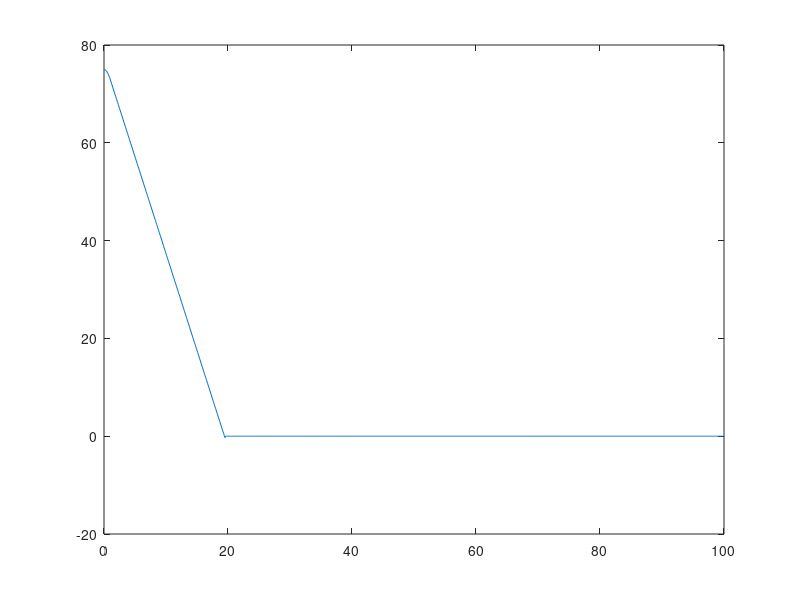

The MATLAB source for this figure: (Note: this script raises an error after producing the figure.)
v_data = zeros(1000,1);
v = 75;
v_data(1) = v;

a_max = -1.1;

a0 = zeros(1000,1);
a0(1) = 0;

dt = 0.1;

da = -0.1;

x = zeros(1000,1);

i = 2;

while (v > 0)
    
    x(i) = x(i) + v/3.6 * dt;
    if (a0(i-1) <= a_max)
        a0(i) = a_max;
    elseif (a_max < a0(i-1))
        a0(i) = a0(i-1) + da;
    end
    v = (v/3.6 + a0(i)*dt)*3.6;
    v_data(i) = v;
    i = i + 1;

end


x_const = abs((75/3.6)^2/(2 * (-1.1)));

for i = 1:length(x)
    x(i,2) = sum(x(1:i,1));
end

time = 0:0.1:99.9;

plot(time,x)
plot(time,a0)
plot(time,v_data)

a = -1.3;
v = zeros(100,1);
v(1) = 75;
x  = zeros(100,1);

%% Runterbeschleunigen

a0 = 1.3;
v0 = 75;
dt = 0.1;

for i = (0:0.01:abs(a0))
    
    v0 = ((v0)/3.6 - i * dt)*3.6;

end


%% gesamte Bremsstrecke berechnen:

v0 = 75.4812;
a0 = 0;
dt = 0.1;
x_break = 0;
v1 = 0;



for i = a0:-0.01:FZ.a_break_max
    v0 = (v0/3.6 + i * dt)*3.6;
    x_break = x_break + (v0/3.6) * dt;
end

for i = a0:0.01:abs(FZ.a_break_max)
    v1 = (v1/3.6 + i * dt) * 3.6;
    x_break = x_break + (v1/3.6) * dt;
end

x_break = x_break + (v0/3.6)^2/(2 * abs(FZ.a_break_max)) - (v1/3.6)^2/(2 * abs(FZ.a_break_max));
